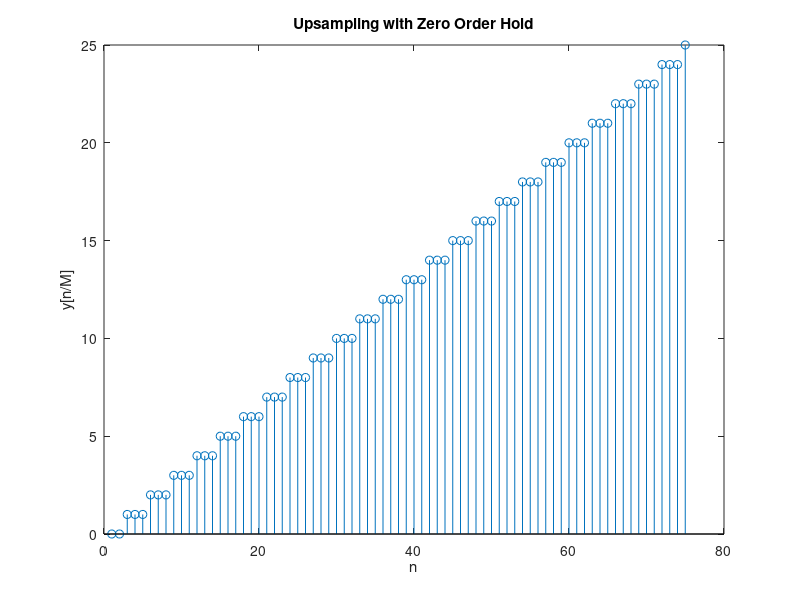
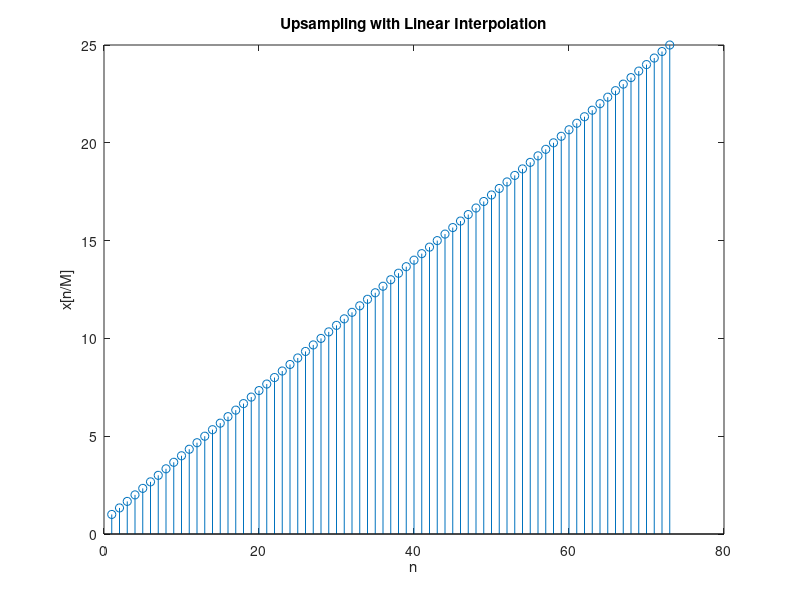

Write the MATLAB code that produced these figures, in order.
v = 1:1:25;
M = 3;

%-----------------------------zero hold----------------------------------
y = zeros(M*25, 1);

for n = 1:1:M*25

    if mod(n, M) == 0
        y(n) = n/M;
    else
        if  n == 1
            y(n) = 0;
        else
            y(n) = y(n-1);
        end
    end
end

figure()
stem(y);
title('Upsampling with Zero Order Hold')
ylabel('y[n/M]')
xlabel('n')

%--------------------------Linear Interpolation---------------------------
x = 1:1:25;
xq = 1:1/M:25;

vq1 = interp1(x, v, xq);

figure()
stem(vq1);
title('Upsampling with Linear Interpolation')
ylabel('x[n/M]')
xlabel('n')
